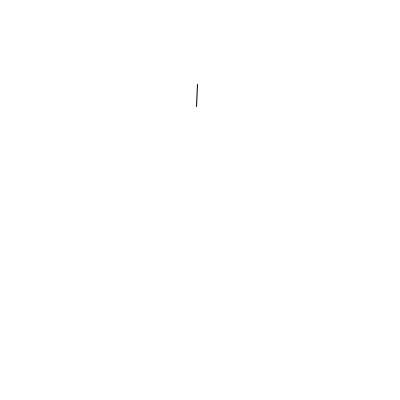
Frame 1 (no input)
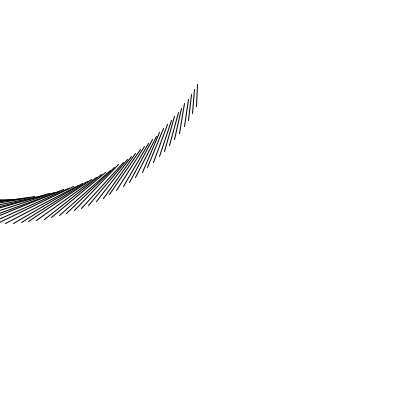
Frame 60 (the mouse pressed at the canvas centre just before this capture)
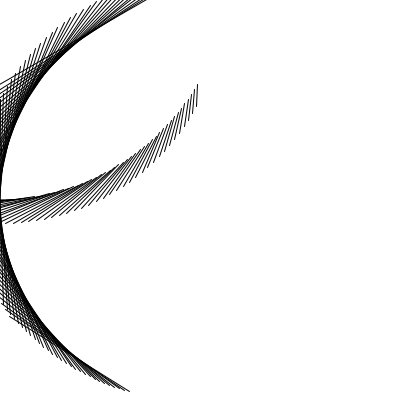
Frame 120 (the mouse held since frame 60 and released just before this capture)

The Processing sketch that drew these frames (run headless with seeded random() and noise(); from frame 60 on, the mouse is pressed at the canvas centre):

// Processing sketch: processing_5259
// ── processing_5259.pde

float x = 0;

void setup() {
  size(400, 400);
  //noLoop();
  background(255);
  smooth();
}

void draw() {
  translate(mouseX, mouseY);
  x = x+2;

  rotate(radians(x));
 
  line(200, 100, 200, 80-x); 

}
